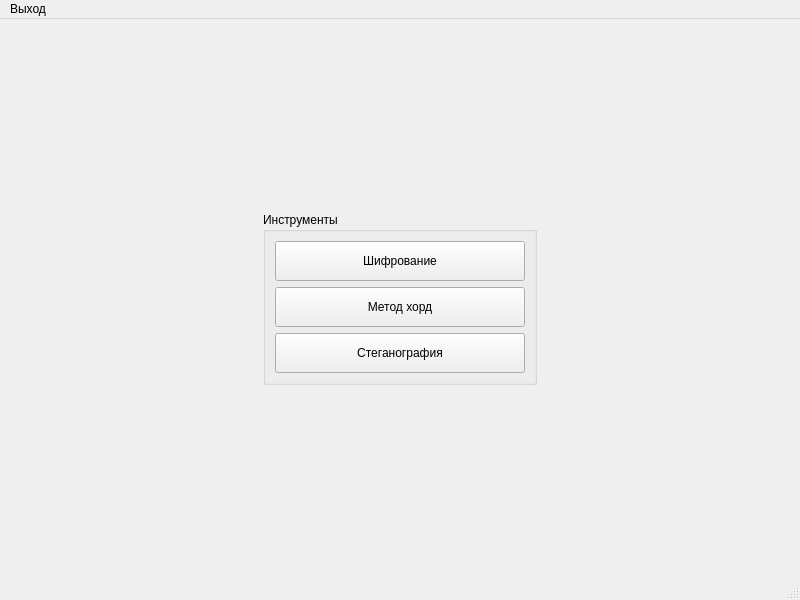
<?xml version="1.0" encoding="UTF-8"?>
<ui version="4.0">
 <class>MainWindow</class>
 <widget class="QMainWindow" name="MainWindow">
  <property name="geometry">
   <rect>
    <x>0</x>
    <y>0</y>
    <width>800</width>
    <height>600</height>
   </rect>
  </property>
  <property name="windowTitle">
   <string>Защищенный клиент</string>
  </property>
  <widget class="QWidget" name="centralwidget">
   <layout class="QVBoxLayout" name="verticalLayout">
    <item>
     <spacer name="verticalSpacer">
      <property name="orientation">
       <enum>Qt::Vertical</enum>
      </property>
      <property name="sizeHint" stdset="0">
       <size>
        <width>20</width>
        <height>40</height>
       </size>
      </property>
     </spacer>
    </item>
    <item>
     <layout class="QHBoxLayout" name="horizontalLayout">
      <item>
       <spacer name="horizontalSpacer">
        <property name="orientation">
         <enum>Qt::Horizontal</enum>
        </property>
        <property name="sizeHint" stdset="0">
         <size>
          <width>40</width>
          <height>20</height>
         </size>
        </property>
       </spacer>
      </item>
      <item>
       <widget class="QGroupBox" name="toolsGroupBox">
        <property name="title">
         <string>Инструменты</string>
        </property>
        <layout class="QVBoxLayout" name="verticalLayout_2">
         <item>
          <widget class="QPushButton" name="cryptoButton">
           <property name="minimumSize">
            <size>
             <width>250</width>
             <height>40</height>
            </size>
           </property>
           <property name="text">
            <string>Шифрование</string>
           </property>
           <property name="icon">
            <iconset resource="resources.qrc">
             <normaloff>:/icons/encrypt.png</normaloff>:/icons/encrypt.png</iconset>
           </property>
          </widget>
         </item>
         <item>
          <widget class="QPushButton" name="chordMethodButton">
           <property name="minimumSize">
            <size>
             <width>250</width>
             <height>40</height>
            </size>
           </property>
           <property name="text">
            <string>Метод хорд</string>
           </property>
           <property name="icon">
            <iconset resource="resources.qrc">
             <normaloff>:/icons/math.png</normaloff>:/icons/math.png</iconset>
           </property>
          </widget>
         </item>
         <item>
          <widget class="QPushButton" name="steganographyButton">
           <property name="minimumSize">
            <size>
             <width>250</width>
             <height>40</height>
            </size>
           </property>
           <property name="text">
            <string>Стеганография</string>
           </property>
           <property name="icon">
            <iconset resource="resources.qrc">
             <normaloff>:/icons/stegano.png</normaloff>:/icons/stegano.png</iconset>
           </property>
          </widget>
         </item>
        </layout>
       </widget>
      </item>
      <item>
       <spacer name="horizontalSpacer_2">
        <property name="orientation">
         <enum>Qt::Horizontal</enum>
        </property>
        <property name="sizeHint" stdset="0">
         <size>
          <width>40</width>
          <height>20</height>
         </size>
        </property>
       </spacer>
      </item>
     </layout>
    </item>
    <item>
     <spacer name="verticalSpacer_2">
      <property name="orientation">
       <enum>Qt::Vertical</enum>
      </property>
      <property name="sizeHint" stdset="0">
       <size>
        <width>20</width>
        <height>40</height>
       </size>
      </property>
     </spacer>
    </item>
   </layout>
  </widget>
  <widget class="QMenuBar" name="menubar">
   <property name="geometry">
    <rect>
     <x>0</x>
     <y>0</y>
     <width>800</width>
     <height>21</height>
    </rect>
   </property>
   <widget class="QMenu" name="menuExit">
    <property name="title">
     <string>Выход</string>
    </property>
    <addaction name="actionExit"/>
   </widget>
   <addaction name="menuExit"/>
  </widget>
  <widget class="QStatusBar" name="statusbar"/>
  <action name="actionExit">
   <property name="text">
    <string>Выход</string>
   </property>
  </action>
  <action name="actionCrypto">
   <property name="text">
    <string>Шифрование</string>
   </property>
  </action>
  <action name="actionChordMethod">
   <property name="text">
    <string>Метод хорд</string>
   </property>
  </action>
  <action name="actionSteganography">
   <property name="text">
    <string>Стеганография</string>
   </property>
  </action>
 </widget>
 <resources>
  <include location="resources.qrc"/>
 </resources>
 <connections>
  <connection>
   <sender>actionExit</sender>
   <signal>triggered()</signal>
   <receiver>MainWindow</receiver>
   <slot>close()</slot>
   <hints>
    <hint type="sourcelabel">
     <x>-1</x>
     <y>-1</y>
    </hint>
    <hint type="destinationlabel">
     <x>399</x>
     <y>299</y>
    </hint>
   </hints>
  </connection>
 </connections>
</ui> 
